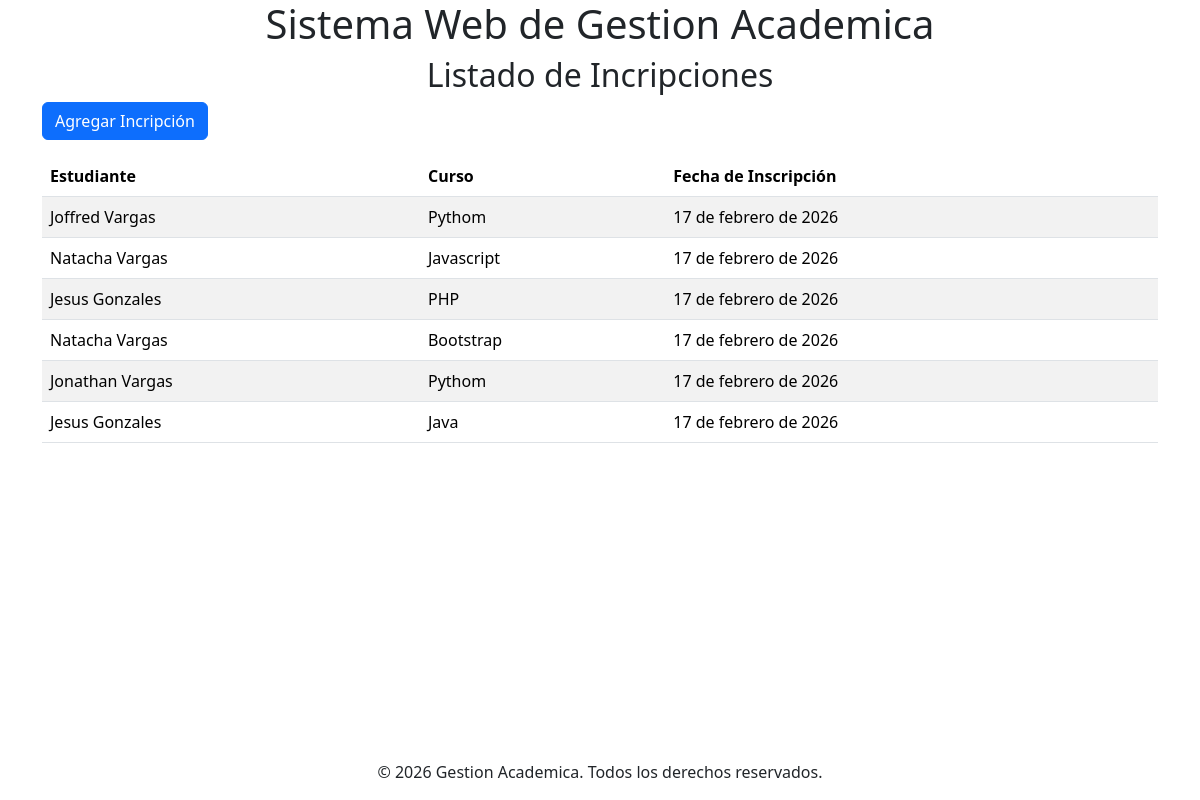
Page /enrollments/ on the earlier database version.
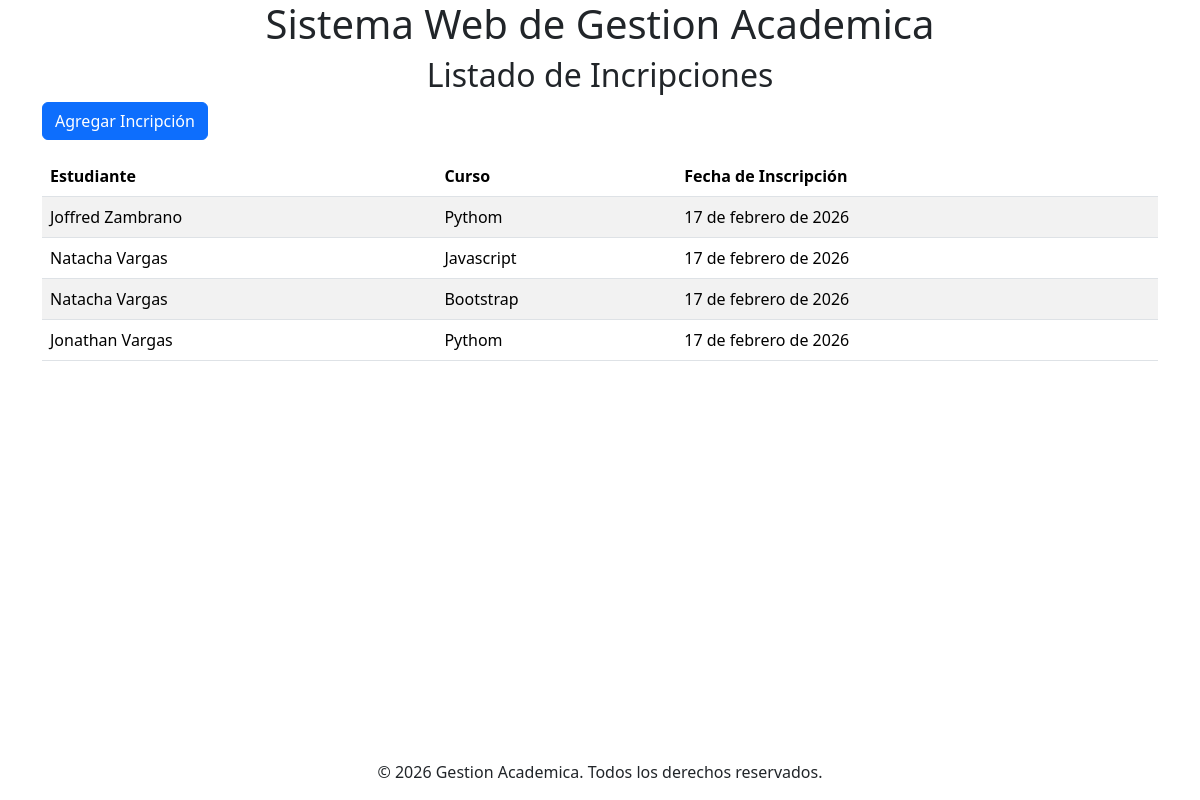
Same page on the later database version.
### apps/enrollments/models.py (models this page shows, shortened)
class Enrollment(models.Model):
    student = models.ForeignKey('students.Student', on_delete=models.CASCADE, related_name='enrollments')
    course = models.ForeignKey('courses.Course', on_delete=models.CASCADE, related_name='enrollments')
    enrollment_date = models.DateField(auto_now_add=True)
    class Meta:
        unique_together = ('student', 'course')

### apps/students/models.py (models this page shows)
class Student(models.Model):
    first_name = models.CharField(max_length=80)
    last_name = models.CharField(max_length=80)
    email = models.EmailField(unique=True)
    birth_date = models.DateField()
    def __str__(self):
        return f"{self.first_name} {self.last_name}"

### apps/courses/models.py (models this page shows)
class Course(models.Model):
    name = models.CharField(max_length=100)
    description = models.TextField()
    start_date = models.DateField()
    def __str__(self):
        return self.name

### apps/enrollments/views.py (the view)
# urls.py: path('', views.index, name='course_list'),
def index(requests):
    enrollments = Enrollment.objects.all()
    return render(requests, 'enrollment/enrollment_list.html', {'enrollments': enrollments})

### templates/enrollment/enrollment_list.html (shortened to what this page needs)
{% extends 'base.html' %}
{% block content %}
<h2 class="text-center">Listado de Incripciones</h2>
<div class="container">
    <a href="{% url 'create_enrollment' %}" class="btn btn-primary mb-3">Agregar Incripción</a>
    <table class="table table-striped">
        <thead>
            <tr>
                <th scope="col">Estudiante</th>
                <th scope="col">Curso</th>
                <th scope="col">Fecha de Inscripción</th>
            </tr>
        </thead>
        <tbody>
            {% for enrollment in enrollments %}
            <tr>
                <td>{{ enrollment.student }}</td>
                <td>{{ enrollment.course }}</td>
                <td>{{ enrollment.enrollment_date }}</td>
            </tr>
            {% endfor %}
        </tbody>
    </table>
</div>
{% endblock %}

Differences in the rows shown:
removed Enrollment: student "Jesus Gonzales", course "PHP", enrollment_date "17 de febrero de 2026"
removed Enrollment: student "Jesus Gonzales", course "Java", enrollment_date "17 de febrero de 2026"
changed through a linked row, Enrollment: student "Joffred Vargas" → "Joffred Zambrano"
